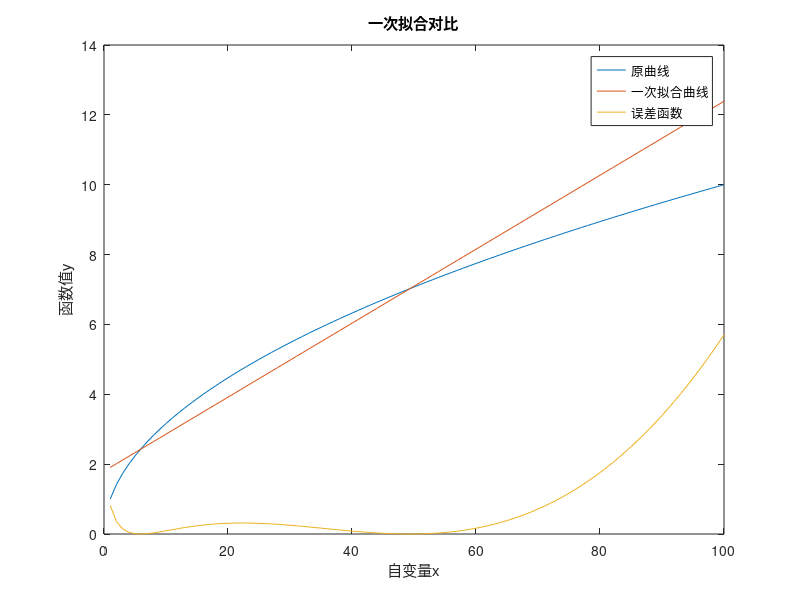

Recreate this plot in MATLAB.
%% 简介
%{
作者：刘星宇
学号：202004061405
日期：2023.3.9
解决的问题：在0-100对sqrt(x)拟合
%}
%% 初始化
clc                           

x = 1:1:100;               %限定自变量取值范围
A=1+4+9+16+25+36+49+64;                   
B=1+2+3+4+5+6+7+8;
C=1+16+81+16*16+25*25+36*36+49*49+64*64;
D=1+8+27+4*16+5*25+6*36+7*49+8*64;        
                           %求解矩阵的相应系数

E=[8 A;
    A C];
d=[B;
    D];                    %给出两个相应矩阵

a= E\d                     %求解待求矩阵

a0=a(1);
a1=a(2);                   %给出一次拟合系数a0与a1

y = sqrt(x);
z = a0+a1*x;               %给出原函数与一次拟合函数表达式


plt1=plot(x,y);
hold on
plt2=plot(x,z);
hold on
title('一次拟合对比');
xlabel('自变量x');
ylabel('函数值y');

%以下求均方误差
e=(z-y).*(z-y);
plt3=plot(x,e);
legend([plt1,plt2,plt3],'原曲线','一次拟合曲线','误差函数');
